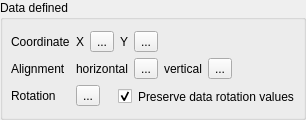
                       <widget class="QgsCollapsibleGroupBox" name="mPlacementDDGroupBox">
                        <property name="title">
                         <string>Data defined</string>
                        </property>
                        <property name="flat">
                         <bool>false</bool>
                        </property>
                        <property name="syncGroup" stdset="0">
                         <string notr="true">labelplacementgroup</string>
                        </property>
                        <layout class="QGridLayout" name="gridLayout_4">
                         <property name="leftMargin">
                          <number>8</number>
                         </property>
                         <property name="rightMargin">
                          <number>8</number>
                         </property>
                         <item row="0" column="1">
                          <layout class="QHBoxLayout" name="horizontalLayout_22">
                           <item>
                            <widget class="QLabel" name="mCoordXLabel">
                             <property name="sizePolicy">
                              <sizepolicy hsizetype="Maximum" vsizetype="Preferred">
                               <horstretch>0</horstretch>
                               <verstretch>0</verstretch>
                              </sizepolicy>
                             </property>
                             <property name="text">
                              <string>X</string>
                             </property>
                            </widget>
                           </item>
                           <item>
                            <widget class="QgsDataDefinedButton" name="mCoordXDDBtn">
                             <property name="text">
                              <string>...</string>
                             </property>
                            </widget>
                           </item>
                           <item>
                            <widget class="QLabel" name="mCoordYLabel">
                             <property name="sizePolicy">
                              <sizepolicy hsizetype="Maximum" vsizetype="Preferred">
                               <horstretch>0</horstretch>
                               <verstretch>0</verstretch>
                              </sizepolicy>
                             </property>
                             <property name="text">
                              <string>Y</string>
                             </property>
                            </widget>
                           </item>
                           <item>
                            <widget class="QgsDataDefinedButton" name="mCoordYDDBtn">
                             <property name="text">
                              <string>...</string>
                             </property>
                            </widget>
                           </item>
                           <item>
                            <spacer name="horizontalSpacer_22">
                             <property name="orientation">
                              <enum>Qt::Horizontal</enum>
                             </property>
                             <property name="sizeHint" stdset="0">
                              <size>
                               <width>0</width>
                               <height>20</height>
                              </size>
                             </property>
                            </spacer>
                           </item>
                          </layout>
                         </item>
                         <item row="2" column="0">
                          <widget class="QLabel" name="mCoordRotationLabel">
                           <property name="text">
                            <string>Rotation</string>
                           </property>
                          </widget>
                         </item>
                         <item row="0" column="0">
                          <widget class="QLabel" name="mCoordLabel">
                           <property name="text">
                            <string>Coordinate</string>
                           </property>
                          </widget>
                         </item>
                         <item row="1" column="0">
                          <widget class="QLabel" name="mCoordAlignmentLabel">
                           <property name="text">
                            <string>Alignment</string>
                           </property>
                          </widget>
                         </item>
                         <item row="2" column="1">
                          <layout class="QHBoxLayout" name="horizontalLayout_25">
                           <item>
                            <widget class="QgsDataDefinedButton" name="mCoordRotationDDBtn">
                             <property name="text">
                              <string>...</string>
                             </property>
                            </widget>
                           </item>
                           <item>
                            <widget class="QCheckBox" name="chkPreserveRotation">
                             <property name="toolTip">
                              <string>Uncheck to write labeling engine derived rotation on pin and NULL on unpin</string>
                             </property>
                             <property name="styleSheet">
                              <string notr="true">margin-left: 12px; margin-top: 3px;</string>
                             </property>
                             <property name="text">
                              <string>Preserve data rotation values</string>
                             </property>
                             <property name="checked">
                              <bool>true</bool>
                             </property>
                            </widget>
                           </item>
                          </layout>
                         </item>
                         <item row="1" column="1">
                          <widget class="QFrame" name="mCoordAlignmentFrame">
                           <layout class="QHBoxLayout" name="horizontalLayout_27">
                            <property name="leftMargin">
                             <number>0</number>
                            </property>
                            <property name="topMargin">
                             <number>0</number>
                            </property>
                            <property name="rightMargin">
                             <number>0</number>
                            </property>
                            <property name="bottomMargin">
                             <number>0</number>
                            </property>
                            <item>
                             <widget class="QLabel" name="mCoordAlignmentHLabel">
                              <property name="sizePolicy">
                               <sizepolicy hsizetype="Maximum" vsizetype="Preferred">
                                <horstretch>0</horstretch>
                                <verstretch>0</verstretch>
                               </sizepolicy>
                              </property>
                              <property name="text">
                               <string>horizontal</string>
                              </property>
                             </widget>
                            </item>
                            <item>
                             <widget class="QgsDataDefinedButton" name="mCoordAlignmentHDDBtn">
                              <property name="text">
                               <string>...</string>
                              </property>
                             </widget>
                            </item>
                            <item>
                             <widget class="QLabel" name="mCoordAlignmentVLabel">
                              <property name="sizePolicy">
                               <sizepolicy hsizetype="Maximum" vsizetype="Preferred">
                                <horstretch>0</horstretch>
                                <verstretch>0</verstretch>
                               </sizepolicy>
                              </property>
                              <property name="text">
                               <string>vertical</string>
                              </property>
                             </widget>
                            </item>
                            <item>
                             <widget class="QgsDataDefinedButton" name="mCoordAlignmentVDDBtn">
                              <property name="text">
                               <string>...</string>
                              </property>
                             </widget>
                            </item>
                            <item>
                             <spacer name="horizontalSpacer_21">
                              <property name="orientation">
                               <enum>Qt::Horizontal</enum>
                              </property>
                              <property name="sizeHint" stdset="0">
                               <size>
                                <width>0</width>
                                <height>20</height>
                               </size>
                              </property>
                             </spacer>
                            </item>
                           </layout>
                          </widget>
                         </item>
                        </layout>
                       </widget>
